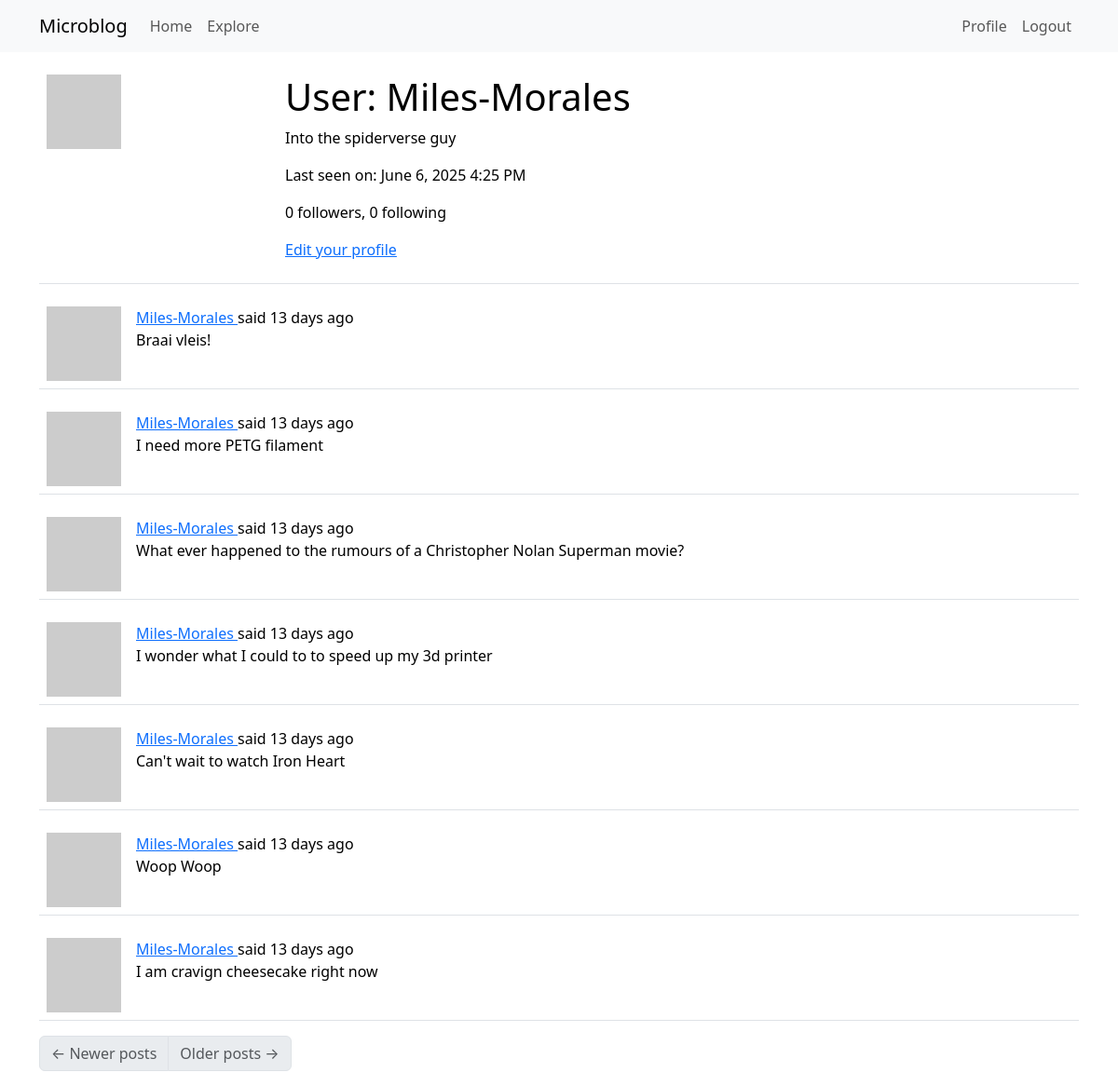
The page /user/Miles-Morales (signed in) on the database as committed earlier.
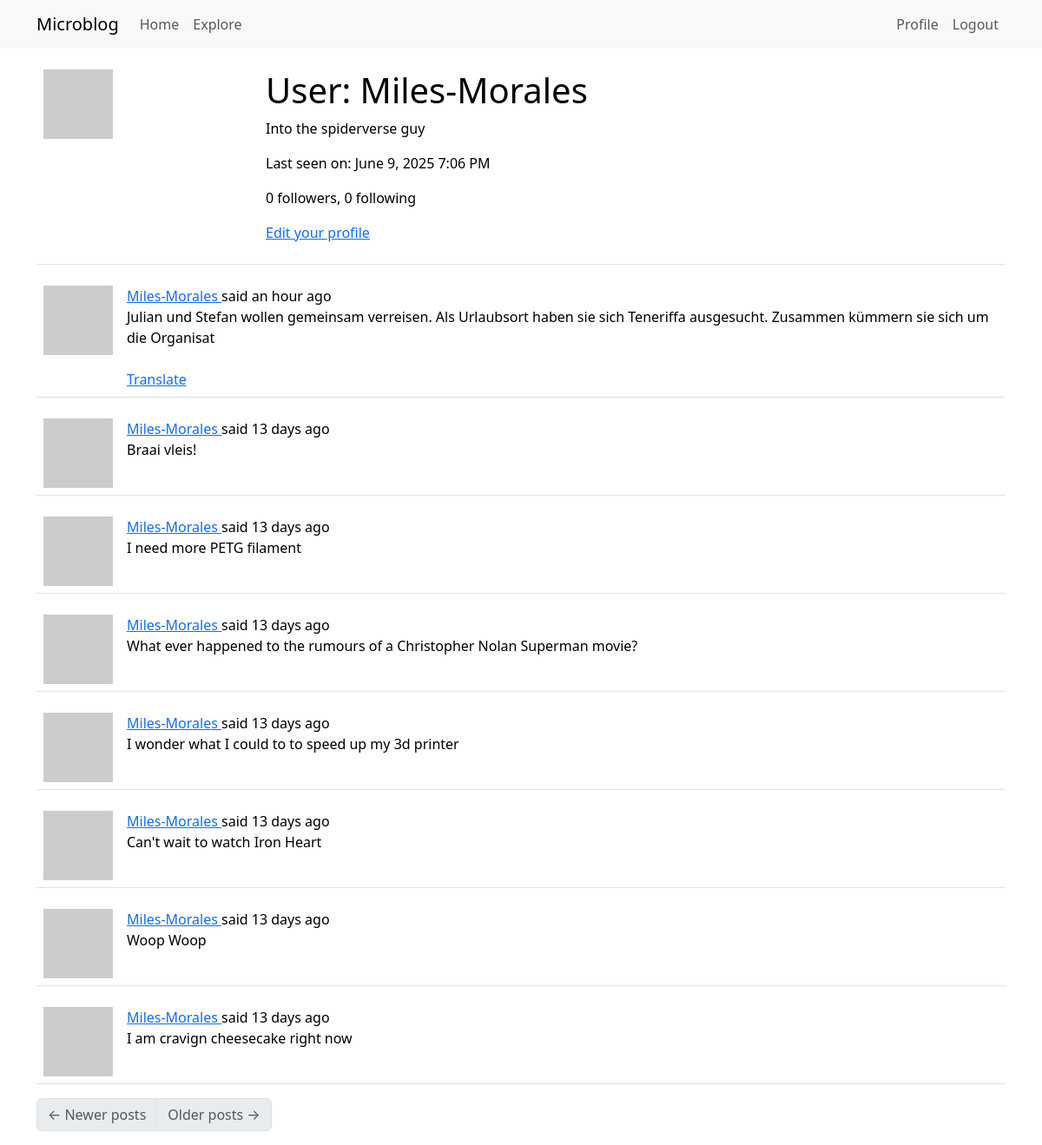
The same page on the database as committed later.
### app/models.py (models this page shows, shortened)
class User(UserMixin, db.Model):
    id: so.Mapped[int] = so.mapped_column(primary_key=True)
    username: so.Mapped[str] = so.mapped_column(sa.String(64), index=True,
                                                unique=True)
    email: so.Mapped[str] = so.mapped_column(sa.String(120), index=True,
                                             unique=True)
    password_hash: so.Mapped[Optional[str]] = so.mapped_column(sa.String(256))
    posts: so.WriteOnlyMapped['Post'] = so.relationship(
        back_populates='author')
    about_me: so.Mapped[Optional[str]] = so.mapped_column(sa.String(140))
    last_seen: so.Mapped[Optional[datetime]] = so.mapped_column(
        default=lambda: datetime.now(timezone.utc))
    following: so.WriteOnlyMapped['User'] = so.relationship(
        secondary=followers, primaryjoin=(followers.c.follower_id == id),
        secondaryjoin=(followers.c.followed_id == id),
        back_populates='followers')
    followers: so.WriteOnlyMapped['User'] = so.relationship(
        secondary=followers, primaryjoin=(followers.c.followed_id == id),
        secondaryjoin=(followers.c.follower_id == id),
        back_populates='following')
    def avatar(self, size):
        digest = md5(self.email.lower().encode('utf-8')).hexdigest()
        return f'https://www.gravatar.com/avatar/{digest}?d=identicon&s={size}'
    @login.user_loader
    def load_user(id):
        return db.session.get(User, int(id))
    def followers_count(self):
        query = sa.select(sa.func.count()).select_from(
            self.followers.select().subquery())
        return db.session.scalar(query)
    def following_count(self):
        query = sa.select(sa.func.count()).select_from(
            self.following.select().subquery())
        return db.session.scalar(query)

class Post(db.Model):
    id: so.Mapped[int] = so.mapped_column(primary_key=True)
    body: so.Mapped[str] = so.mapped_column(sa.String(140))
    timestamp: so.Mapped[datetime] = so.mapped_column(
        index=True, default=lambda: datetime.now(timezone.utc))
    user_id: so.Mapped[int] = so.mapped_column(sa.ForeignKey(User.id),
                                               index=True)
    author: so.Mapped[User] = so.relationship(back_populates='posts')
    language: so.Mapped[Optional[str]] = so.mapped_column(sa.String(5))

### app/routes.py (the view)
@app.route('/user/<username>')
@login_required
def user(username):
    user = db.first_or_404(sa.select(User).where(User.username == username))
    page = request.args.get('page', 1, type=int)
    query = user.posts.select().order_by(Post.timestamp.desc())
    posts = db.paginate(query, page=page,
                        per_page=app.config['POSTS_PER_PAGE'],
                        error_out=False)
    next_url = url_for('user', username=user.username, page=posts.next_num) \
        if posts.has_next else None
    prev_url = url_for('user', username=user.username, page=posts.prev_num) \
        if posts.has_prev else None
    form = EmptyForm()
    return render_template('user.html', user=user, posts=posts.items,
                           next_url=next_url, prev_url=prev_url, form=form)

### app/__init__.py (called while the page is built)
def get_locale():
    return request.accept_languages.best_match(app.config['LANGUAGES'])

### app/routes.py (called while the page is built)
@app.before_request
def before_request():
    if current_user.is_authenticated:
        current_user.last_seen = datetime.now(timezone.utc)
        db.session.commit()
    g.locale = str(get_locale())

### app/templates/user.html (shortened to what this page needs)
{% extends "base.html" %}
{% block content %}
    <table class="table table-hover">
        <tr>
            <td width="256px"><img src="{{ user.avatar(256) }}"></td>
            <td>
                <h1>{{ _('User') }}: {{ user.username }}</h1>
                {% if user.about_me %}<p>{{ user.about_me }}</p>{% endif %}
                {% if user.last_seen %}
                <p>{{ _('Last seen on') }}: {{ moment(user.last_seen).format('LLL') }}</p>
                {% endif %}
                <p>{{ _('%(count)d followers', count=user.followers_count()) }}, {{ _('%(count)d following', count=user.following_count()) }}</p>
                {% if user == current_user %}
                <p><a href="{{ url_for('edit_profile') }}">{{ _('Edit your profile') }}</a></p>
                {% endif %}
            </td>
        </tr>
    </table>
    {% for post in posts %}
        {% include '_post.html' %}
    {% endfor %}
    <nav aria-label="Post navigation">
        <ul class="pagination">
            <li class="page-item{% if not prev_url %} disabled{% endif %}">
                <a class="page-link" href="{{ prev_url }}">
                    <span aria-hidden="true">&larr;</span> {{ _('Newer posts') }}
                </a>
            </li>
            <li class="page-item{% if not next_url %} disabled{% endif %}">
                <a class="page-link" href="{{ next_url }}">
                    {{ _('Older posts') }} <span aria-hidden="true">&rarr;</span>
                </a>
            </li>
        </ul>
    </nav>
{% endblock %}

### app/templates/base.html (shortened to what this page needs)
<!doctype html>
<html lang="en">
  <head>
    <link
        href="https://cdn.jsdelivr.net/npm/bootstrap@5.3.2/dist/css/bootstrap.min.css"
        rel="stylesheet"
>
  </head>
  <body>
    <nav class="navbar navbar-expand-lg bg-body-tertiary">
      <div class="container">
        <a class="navbar-brand" href="{{ url_for('index') }}">Microblog</a>
        <div class="collapse navbar-collapse" id="navbarSupportedContent">
          <ul class="navbar-nav me-auto mb-2 mb-lg-0">
            <li class="nav-item">
              <a class="nav-link" aria-current="page" href="{{ url_for('index') }}">{{ _('Home') }}</a>
            </li>
            <li class="nav-item">
              <a class="nav-link" aria-current="page" href="{{ url_for('explore') }}">{{ _('Explore') }}</a>
            </li>
          </ul>
          <ul class="navbar-nav mb-2 mb-lg-0">
            {% if current_user.is_anonymous %}
            <li class="nav-item">
              <a class="nav-link" aria-current="page" href="{{ url_for('login') }}">{{ _('Login') }}</a>
            </li>
            {% else %}
            <li class="nav-item">
              <a class="nav-link" aria-current="page" href="{{ url_for('user', username=current_user.username) }}">{{ _('Profile') }}</a>
            </li>
            <li class="nav-item">
              <a class="nav-link" aria-current="page" href="{{ url_for('logout') }}">{{ _('Logout') }}</a>
            </li>
            {% endif %}
          </ul>
        </div>
      </div>
    </nav>
    <div class="container mt-3">
      {% block content %}{% endblock %}
    </div>
  </body>
</html>

### app/templates/_post.html (shortened to what this page needs)
<table class="table table-hover">
    <tr>
        <td width="70px">
            <a href="{{ url_for('user', username=post.author.username) }}">
                <img src="{{ post.author.avatar(70) }}" />
            </a>
        </td>
        <td>
            {{ _('%(username)s said %(when)s',
                username=user_link, when=moment(post.timestamp).fromNow()) }}
            <br>
            <span id="post{{ post.id }}">{{ post.body }}</span>
            {% if post.language and post.language != g.locale %}
            <br><br>
            <span id="translation{{ post.id }}">
                <a href="javascript:translate(
                            'post{{ post.id }}',
                            'translation{{ post.id }}',
                            '{{ post.language }}',
                            '{{ g.locale }}');">{{ _('Translate') }}</a>
            </span>
            {% endif %}
        </td>
    </tr>
</table>

Rows that differ between the two databases and show on the page:
changed User "Miles-Morales": last_seen "June 6, 2025 4:25 PM" → "June 9, 2025 7:06 PM"
added Post: body "Julian und Stefan wollen gemeinsam verreisen. Als Urlaubsort haben sie sich Teneriffa ausgesucht. Zusammen kümmern sie sich um die Organisat"
